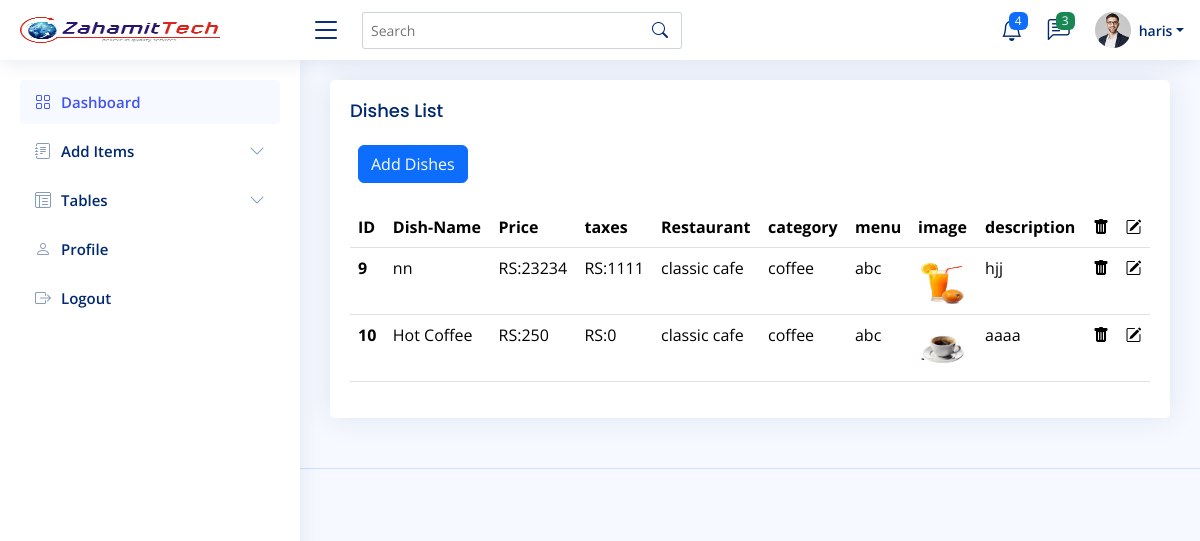
/admin-panel/dishes-list.php (signed in), run on the app's committed database.
### tables this page shows
CREATE TABLE `dishes` (
  `id` int(11) NOT NULL,
  `dish_name` varchar(100) NOT NULL,
  `price` int(11) NOT NULL,
  `taxes` double NOT NULL,
  `restaurant` int(11) NOT NULL,
  `category` int(11) NOT NULL,
  `menu` int(11) NOT NULL,
  `img` varchar(1000) NOT NULL,
  `description` varchar(1000) NOT NULL
);

CREATE TABLE `restaurants` (
  `id` int(11) NOT NULL,
  `restaurant_name` varchar(225) NOT NULL,
  `city` varchar(55) NOT NULL,
  `State` varchar(55) NOT NULL,
  `zip` int(11) NOT NULL,
  `logo` varchar(255) NOT NULL,
  `location_link` varchar(1000) NOT NULL,
  `email` varchar(100) NOT NULL,
  `pass` varchar(225) NOT NULL,
  `whatsapp_number` int(11) NOT NULL,
  `text_message_number` int(11) NOT NULL,
  `phone` int(11) NOT NULL
);

CREATE TABLE `category` (
  `id` int(11) NOT NULL,
  `category` varchar(50) NOT NULL,
  `restaurants` int(11) NOT NULL
);

CREATE TABLE `menu` (
  `id` int(11) NOT NULL,
  `menu_name` varchar(100) NOT NULL,
  `restaurant` int(11) NOT NULL,
  `description` varchar(1000) NOT NULL
);

### admin-panel/dishes-list.php (the view, shortened to what this page needs)
<?php
include 'master/nav.php';
include 'auth/config.php';
$sql = "SELECT * FROM dishes";
$result = mysqli_query($con, $sql);
?>
<main id="main" class="main">
  <div class="card">
    <div class="card-body">
      <h5 class="card-title">Dishes List</h5>
      <div class="col-12" style="margin-left:1%" ;>
        <a href="add-dishes.php">
          <button class="btn btn-primary" name="button" type="submit">Add Dishes</button>
        </a>
      </div>
      <br>
      <table class="table">
        <thead>
          <tr>
            <th scope="col">ID</th>
            <th scope="col">Dish-Name</th>
            <th scope="col">Price</th>
            <th scope="col">taxes</th>
            <th scope="col">Restaurant</th>
            <th scope="col">category</th>
            <th scope="col">menu</th>
            <th scope="col">image</th>
            <th scope="col">description</th>
            <th scope="col"><span class="bi bi-trash-fill custom-icon-color" style="color: black;"></span></th>
            <th scope="col"><span class="bi bi-pencil-square custom-icon-color" style="color: black;"></span></th>
          </tr>
        </thead>
        <tbody>
          <?php
          if ($result) {
            while ($row = mysqli_fetch_array($result)) {;
          ?>
              <tr>
                <th scope="row"><?php echo $row['id'] ?></th>
                <td><?php echo $row['dish_name'] ?></td>
                <td>RS:<?php echo $row['price'] ?></td>
                <td>RS:<?php echo $row['taxes'] ?></td>
                <?php
                include 'auth/config.php';
                $stmt = "SELECT restaurant_name FROM restaurants WHERE id =$row[restaurant] ";
                $rs = mysqli_query($con, $stmt);
                if ($rs) {
                  while ($col = mysqli_fetch_array($rs)) {
                ?>
                    <td>
                      <?php echo $col['restaurant_name']; ?>
                    </td>
                <?php
                  }
                }
                ?>
                <?php
                include 'auth/config.php';
                $stmt = "SELECT category FROM category WHERE id =$row[category] ";
                $rs = mysqli_query($con, $stmt);
                if ($rs) {
                  while ($col = mysqli_fetch_array($rs)) {
                ?>
                    <td><?php echo $col['category'] ?></td>
                <?php
                  }
                }
                ?>
                <?php
                include 'auth/config.php';
                $stmt = "SELECT menu_name FROM menu WHERE id =$row[menu] ";
                $rs = mysqli_query($con, $stmt);
                if ($rs) {
                  while ($col = mysqli_fetch_array($rs)) {
                ?>
                <td><?php echo $col['menu_name'] ?></td>
                <?php
                  }
                }
                ?>
                <td><img src="<?php echo $row['img'] ?>" width="50px" height="50px" alt="img"></td>
                <td><?php echo $row['description'] ?></td>
                <td><a href="dishes-delete.php?delete=<?php echo $row['id'] ?>"><span class="bi bi-trash-fill custom-icon-color" style="color: black;"></span></td>
                <td><a href="dishes-edit.php?edit=<?php echo $row['id'] ?>"><span class="bi bi-pencil-square custom-icon-color" style="color: black;"></span></td>
              </tr>
          <?php
            }
          }
          ?>
        </tbody>
      </table>
    </div>
  </div>
</main>
<?php
include 'master/footer.php';
?>

### admin-panel/master/nav.php (shortened to what this page needs)
<!DOCTYPE html>
<html lang="en">
<head>
  <link href="assets/vendor/bootstrap/css/bootstrap.min.css" rel="stylesheet">
  <link href="assets/vendor/bootstrap-icons/bootstrap-icons.css" rel="stylesheet">
  <link href="assets/vendor/boxicons/css/boxicons.min.css" rel="stylesheet">
  <link href="assets/vendor/quill/quill.snow.css" rel="stylesheet">
  <link href="assets/vendor/quill/quill.bubble.css" rel="stylesheet">
  <link href="assets/vendor/remixicon/remixicon.css" rel="stylesheet">
  <link href="assets/vendor/simple-datatables/style.css" rel="stylesheet">
  <link href="assets/css/style.css" rel="stylesheet">
</head>
<body>
  <header id="header" class="header fixed-top d-flex align-items-center">
    <div class="d-flex align-items-center justify-content-between">
      <a href="index.php" class="logo d-flex align-items-center">
        <img src="assets/img/102.jpg" alt="" width="200px">
      </a>
      <i class="bi bi-list toggle-sidebar-btn"></i>
    </div>
    <div class="search-bar">
      <form class="search-form d-flex align-items-center" method="POST" action="#">
        <input type="text" name="query" placeholder="Search" title="Enter search keyword">
        <button type="submit" title="Search"><i class="bi bi-search"></i></button>
      </form>
    </div>
    <nav class="header-nav ms-auto">
      <ul class="d-flex align-items-center">
        <li class="nav-item dropdown">
          <a class="nav-link nav-icon" href="#" data-bs-toggle="dropdown">
            <i class="bi bi-bell"></i>
            <span class="badge bg-primary badge-number">4</span>
          </a>
        </li>
        <li class="nav-item dropdown">
          <a class="nav-link nav-icon" href="#" data-bs-toggle="dropdown">
            <i class="bi bi-chat-left-text"></i>
            <span class="badge bg-success badge-number">3</span>
          </a>
        </li>
        <li class="nav-item dropdown pe-3">
<?php
include('auth/config.php');
$sql = "SELECT * FROM admin";
$result = mysqli_query($con,$sql);
if($result){
  while ($row = mysqli_fetch_array($result)){
    ?>
          <a class="nav-link nav-profile d-flex align-items-center pe-0" href="#" data-bs-toggle="dropdown">
            <img src="<?php echo $row['img'] ?>" alt="Profile" class="rounded-circle">
            <span class="d-none d-md-block dropdown-toggle ps-2"><?php echo $row['full_name'] ?></span>
          </a>
            <?php
  }
}
            ?>
        </li>
      </ul>
    </nav>
  </header>
  <aside id="sidebar" class="sidebar">
    <ul class="sidebar-nav" id="sidebar-nav">
      <li class="nav-item">
        <a class="nav-link " href="index.php">
          <i class="bi bi-grid"></i>
          <span>Dashboard</span>
        </a>
      </li>
      <li class="nav-item">
        <a class="nav-link collapsed" data-bs-target="#forms-nav" data-bs-toggle="collapse" href="#">
          <i class="bi bi-journal-text"></i><span>Add Items</span><i class="bi bi-chevron-down ms-auto"></i>
        </a>
      </li>
      <li class="nav-item">
        <a class="nav-link collapsed" data-bs-target="#tables-nav" data-bs-toggle="collapse" href="#">
          <i class="bi bi-layout-text-window-reverse"></i><span>Tables</span><i class="bi bi-chevron-down ms-auto"></i>
        </a>
      </li>
      <li class="nav-item">
        <a class="nav-link collapsed" href="users-profile.php">
          <i class="bi bi-person"></i>
          <span>Profile</span>
        </a>
      </li>
      <li class="nav-item">
        <a class="nav-link collapsed" href="logout.php">
          <i class="bi bi-box-arrow-right"></i>
          <span>Logout</span>
        </a>
      </li>
    </ul>
  </aside>

### admin-panel/assets/css/style.css (style rules this page uses)
:root { scroll-behavior: smooth; }
body { font-family: "Open Sans", sans-serif; background: #f6f9ff; color: #444444; }
a { color: #4154f1; text-decoration: none; }
h1, h2, h3, h4, h5, h6 { font-family: "Nunito", sans-serif; }
#main { margin-top: 60px; padding: 20px 30px; transition: all 0.3s; }
.card { margin-bottom: 30px; border: none; border-radius: 5px; box-shadow: 0px 0 30px rgba(1, 41, 112, 0.1); }
.card-title { padding: 20px 0 15px 0; font-size: 18px; font-weight: 500; color: #012970; font-family: "Poppins", sans-serif; }
.card-body { padding: 0 20px 20px 20px; }
.logo { line-height: 1; }
@media (min-width: 1200px) { .logo { width: 280px; } }
.logo img { max-height: 26px; margin-right: 6px; }
.header { transition: all 0.5s; z-index: 997; height: 60px; box-shadow: 0px 2px 20px rgba(1, 41, 112, 0.1); background-color: #fff; padding-left: 20px; }
.header .toggle-sidebar-btn { font-size: 32px; padding-left: 10px; cursor: pointer; color: #012970; }
.header .search-bar { min-width: 360px; padding: 0 20px; }
.header .search-form { width: 100%; }
.header .search-form input { border: 0; font-size: 14px; color: #012970; border: 1px solid rgba(1, 41, 112, 0.2); padding: 7px 38px 7px 8px; border-radius: 3px; transition: 0.3s; width: 100%; }
.header .search-form button { border: 0; padding: 0; margin-left: -30px; background: none; }
.header .search-form button i { color: #012970; }
.header-nav ul { list-style: none; }
.header-nav>ul { margin: 0; padding: 0; }
.header-nav .nav-icon { font-size: 22px; color: #012970; margin-right: 25px; position: relative; }
.header-nav .nav-profile { color: #012970; }
.header-nav .nav-profile img { max-height: 36px; }
.header-nav .nav-profile span { font-size: 14px; font-weight: 600; }
.header-nav .badge-number { position: absolute; inset: -2px -5px auto auto; font-weight: normal; font-size: 12px; padding: 3px 6px; }
.sidebar { position: fixed; top: 60px; left: 0; bottom: 0; width: 300px; z-index: 996; transition: all 0.3s; padding: 20px; overflow-y: auto; scrollbar-width: thin; scrollbar-color: #aab7cf transparent; box-shadow: 0px 0px 20px rgba(1, 41, 112, 0.1); background-color: #fff; }
@media (min-width: 1200px) { #main, #footer { margin-left: 300px; } }
.sidebar-nav { padding: 0; margin: 0; list-style: none; }
.sidebar-nav li { padding: 0; margin: 0; list-style: none; }
.sidebar-nav .nav-item { margin-bottom: 5px; }
.sidebar-nav .nav-link { display: flex; align-items: center; font-size: 15px; font-weight: 600; color: #4154f1; transition: 0.3; background: #f6f9ff; padding: 10px 15px; border-radius: 4px; }
.sidebar-nav .nav-link i { font-size: 16px; margin-right: 10px; color: #4154f1; }
.sidebar-nav .nav-link.collapsed { color: #012970; background: #fff; }
.sidebar-nav .nav-link.collapsed i { color: #899bbd; }
.sidebar-nav .nav-link .bi-chevron-down { margin-right: 0; transition: transform 0.2s ease-in-out; }
.custom-icon-color { color: white; }

### data on the page
dishes: id "9", dish_name "nn", price "23234", taxes "1111", img (picture), description "hjj"
restaurants: restaurant_name "classic cafe"
category: category "coffee"
menu: menu_name "abc"
dishes: id "10", dish_name "Hot Coffee", price "250", taxes "0", img (picture), description "aaaa"

### other printed values
$row['full_name'] "haris"
